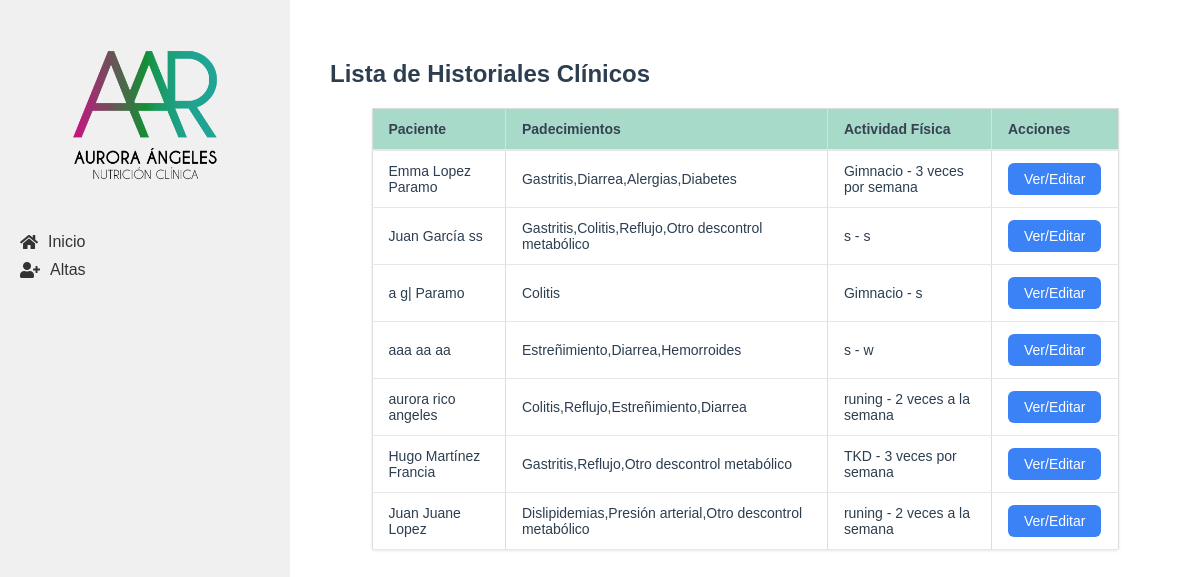
The app's page /historial-clinico with its own data.
### tables this page shows
CREATE TABLE historial_clinico (
    id INTEGER PRIMARY KEY AUTOINCREMENT,
    paciente_id INTEGER NOT NULL,
    cirugias TEXT,
    padecimientos TEXT,
    medicamentos TEXT,
    suplementos TEXT,
    enfermedades_previas TEXT,
    enfermedades_actuales TEXT,
    tipo_actividad_fisica TEXT,
    frecuencia_actividad_fisica TEXT,
    tiempo_actividad_fisica TEXT,
    numero_comidas_diarias INTEGER,
    alimentos_normales TEXT,
    alimentos_no_gustados TEXT,
    FOREIGN KEY (paciente_id) REFERENCES pacientes (id)
);

CREATE TABLE "pacientes" (
    id INTEGER PRIMARY KEY AUTOINCREMENT,
    nombre TEXT NOT NULL,
    apellido_paterno TEXT NOT NULL,
    apellido_materno TEXT NOT NULL,
    fecha_nacimiento TEXT NOT NULL,
    telefono TEXT,
    correo TEXT UNIQUE NOT NULL,
    ciudad TEXT NOT NULL, `status` TEXT,
    fecha_registro TIMESTAMP DEFAULT CURRENT_TIMESTAMP
);

### app/controllers/historial_clinico.py (the view)
@historial_clinico.route('/historial-clinico')
def lista_historiales():
    historiales = HistorialClinico.obtener_todos()
    return render_template('lista_historiales.html', historiales=historiales)

### app/db.py (called while the page is built)
def get_db():
    if 'db' not in g:
        g.db = sqlite3.connect(
            'pacientes.db',
            detect_types=sqlite3.PARSE_DECLTYPES
        )
        g.db.row_factory = sqlite3.Row
    return g.db

def query_db(query, args=(), one=False):
    cur = get_db().execute(query, args)
    rv = cur.fetchall()
    cur.close()
    return (rv[0] if rv else None) if one else rv

### app/models/historial_clinico.py (called while the page is built)
    @staticmethod
    def obtener_todos():
        return query_db('''
            SELECT h.*, p.nombre, p.apellido_paterno, p.apellido_materno
            FROM historial_clinico h
            JOIN pacientes p ON h.paciente_id = p.id
        ''')

### app/templates/lista_historiales.html (shortened to what this page needs)
{% extends "base.html" %}
{% block content %}
<div class="valoracion-container">
    <h2>Lista de Historiales Clínicos</h2>
    <table class="table">
        <thead>
            <tr>
                <th class="table__header">Paciente</th>
                <th class="table__header">Padecimientos</th>
                <th class="table__header">Actividad Física</th>
                <th class="table__header">Acciones</th>
            </tr>
        </thead>
        <tbody>
            {% for historial in historiales %}
            <tr>
                <td class="table__cell">{{ historial['nombre'] }} {{ historial['apellido_paterno'] }} {{ historial['apellido_materno'] }}</td>
                <td class="table__cell">{{ historial['padecimientos'] }}</td>
                <td class="table__cell">{{ historial['tipo_actividad_fisica'] }} - {{ historial['frecuencia_actividad_fisica'] }}</td>
                <td class="table__cell">
                    <a href="{{ url_for('historial_clinico.ver_crear_historial', paciente_id=historial['paciente_id']) }}" class="action-button">Ver/Editar</a>
                </td>
            </tr>
            {% endfor %}
        </tbody>
    </table>
</div>
{% endblock %}

### app/static/css/style.css (style rules this page uses)
body { font-family: Arial, sans-serif; margin: 0; padding: 0; color: #2c3e50; }
.table { width: 100%; border-collapse: collapse; margin: 20px 0; font-size: 16px; text-align: left; }
.table__header, .table__cell { border: 1px solid #ddd; padding: 8px; text-align: left; }
.table__header { background-color: #f2f2f2; }
.table { max-width: 90%; background-color: white; margin: 0 auto; box-shadow: 0 1px 3px rgba(0, 0, 0, 0.1); border-radius: 4px; }
.table__header { padding: 12px 16px; text-align: left; font-weight: 600; font-size: 0.875rem; color: #374151; background-color: #119b6e5e; border-bottom: 2px solid #e5e7eb; }
.table__cell { padding: 12px 16px; font-size: 0.875rem; border-bottom: 1px solid #e5e7eb; }
.action-button { display: inline-flex; align-items: center; padding: 0.5rem 1rem; font-size: 0.875rem; font-weight: 500; border-radius: 0.375rem; background-color: #3b82f6; color: white; text-decoration: none; transition: background-color 0.2s; }
.valoracion-container { max-width: 1200px; margin: 0 auto; padding: 20px; }
.action-button { display: inline-flex; align-items: center; gap: 0.5rem; padding: 0.5rem 1rem; background-color: #3b82f6; color: white; border-radius: 0.375rem; text-decoration: none; font-size: 0.875rem; font-weight: 500; transition: background-color 0.2s; }

### records on screen
historial_clinico: nombre "Emma", apellido_paterno "Lopez", apellido_materno "Paramo", padecimientos "Gastritis,Diarrea,Alergias,Diabetes", tipo_actividad_fisica "Gimnacio", frecuencia_actividad_fisica "3 veces por semana"
historial_clinico: nombre "Juan", apellido_paterno "García", apellido_materno "ss", padecimientos "Gastritis,Colitis,Reflujo,Otro descontrol metabólico", tipo_actividad_fisica "s", frecuencia_actividad_fisica "s"
historial_clinico: nombre "a", apellido_paterno "g|", apellido_materno "Paramo", padecimientos "Colitis", tipo_actividad_fisica "Gimnacio", frecuencia_actividad_fisica "s"
historial_clinico: nombre "aaa", apellido_paterno "aa", apellido_materno "aa", padecimientos "Estreñimiento,Diarrea,Hemorroides", tipo_actividad_fisica "s", frecuencia_actividad_fisica "w"
historial_clinico: nombre "aurora", apellido_paterno "rico", apellido_materno "angeles", padecimientos "Colitis,Reflujo,Estreñimiento,Diarrea", tipo_actividad_fisica "runing", frecuencia_actividad_fisica "2 veces a la semana"
historial_clinico: nombre "Hugo", apellido_paterno "Martínez", apellido_materno "Francia", padecimientos "Gastritis,Reflujo,Otro descontrol metabólico", tipo_actividad_fisica "TKD", frecuencia_actividad_fisica "3 veces por semana"
historial_clinico: nombre "Juan", apellido_paterno "Juane", apellido_materno "Lopez", padecimientos "Dislipidemias,Presión arterial,Otro descontrol metabólico", tipo_actividad_fisica "runing", frecuencia_actividad_fisica "2 veces a la semana"
